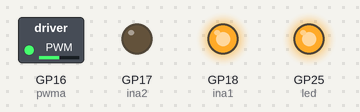
Recording of a program running on a simulated Raspberry Pi Pico running MicroPython. Shown: switched loads named in the program (green lamp = pin HIGH), output pins drawn as LEDs (lit = HIGH). What the program prints to the serial console is not drawn.

Above: at 0.05 s.
At 9.95 s:
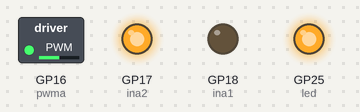
Timing chart, 0 to 11.5 s (numbered marks = the images above):
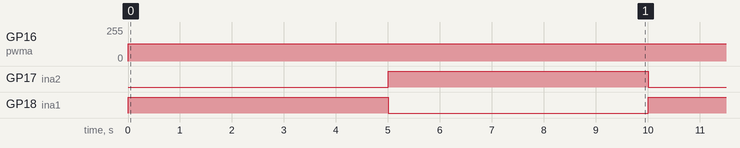

Measured:
- by itself, GP16 (pwma): 0/255 → 128/255 at 0.00 s
- by itself, GP17 (ina2), GP18 (ina1): alternates HIGH for 5.0 s and LOW for 5.0 s

The program:

motorDriver1.py
```python
from machine import Pin , PWM
from utime import sleep

led = machine.Pin("WL_GPIO0", machine.Pin.OUT)

ina1 = Pin(18,Pin.OUT)
ina2 = Pin(17, Pin.OUT)
pwma = PWM(Pin(16))

pwma.freq(1000)

led.toggle()


def RotateCW(duty):
    ina1.value(1)
    ina2.value(0)
    duty_16 = int((duty*65536)/100)
    pwma.duty_u16(duty_16)

def RotateCCW(duty):
    ina1.value(0)
    ina2.value(1)
    duty_16 = int((duty*65536)/100)
    pwma.duty_u16(duty_16)

def StopMotor():
    ina1.value(0)
    ina2.value(0)
    pwma.duty_u16(0)


while True:
    duty_cycle=50
#     float(input("Enter pwm duty cycle"))
    print (duty_cycle)
    RotateCW(duty_cycle)
    sleep(5)
    RotateCCW(duty_cycle)
    sleep(5)
    StopMotor()
```
